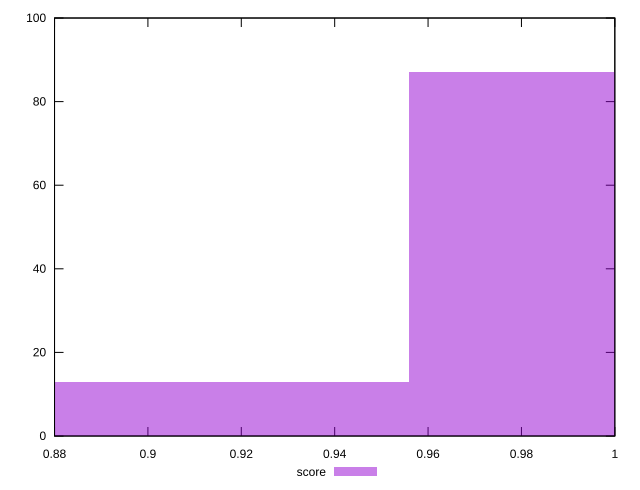

This figure's gnuplot source:
reset

$score <<EOF
1.001456482081775 87
0.9104149837107045 13
EOF

set key outside below
set boxwidth 0.09104149837107045
set xrange [0.88:1]
set yrange [0:100]
set trange [0:100]
set style fill transparent solid 0.5 noborder
set terminal svg size 640, 490 enhanced background rgb 'white'
set output "report_00015_2021-02-09T16-11-33.973Z/unminified-css/samples/pages+cached+noadtech/score/histogram.svg"

plot $score title "score" with boxes

reset
